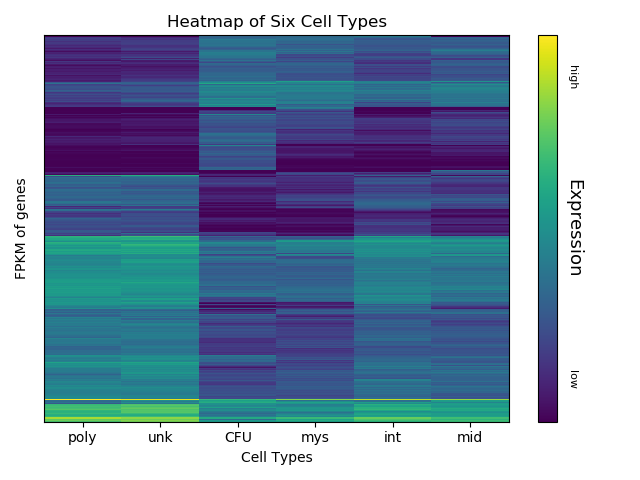

Write the Python code that produced this figure.
#!/usr/bin/env python3

"""
Usage: ./heatmap.py hema_data.txt
    

"""

import sys
import os
import pandas as pd
import numpy as np
import matplotlib.pyplot as plt
from scipy.cluster.hierarchy import dendrogram, linkage, leaves_list
import seaborn as sns



hema_data = open(sys.argv[1])

gene_name = []


df1 = pd.read_csv(hema_data, sep = "\t", names = ["gene_name_", "cfu","poly","unk","int","mys","mid"], index_col = "gene_name_")

# hema_data.seek(0)
# df2 = pd.read_csv(hema_data, sep = "\t")
# print(df2)


genedf = df1.iloc[1:,:]


gene_list = df1.index.tolist()

# print(gene_list)

T_genedf = genedf.transpose()

celltype_list = ["CFU", "poly", "unk", "int", "mys", "mid"]

# print(genedf)
# print(T_genedf)

Z1 = linkage(genedf, 'average')
Z2 = linkage(T_genedf, 'average')
# print(Z)

k1 = leaves_list(Z1)
k2 = leaves_list(Z2)

# print(genedf)

genedf_1 = genedf.iloc[k1,:]
genedf_2 = genedf_1.iloc[:,k2]

x_label = ['']
for i in k2:
    x_label.append(celltype_list[i])


FPKM_matrix = genedf_2.values.astype(float)


fig, ax = plt.subplots()
im = ax.imshow(FPKM_matrix, aspect = "auto")

cbar = fig.colorbar(im, ax = ax)
cbar.ax.set_yticklabels(['low','','','','','','high'],rotation = 270,  size = 8)
cbar.set_label('Expression', rotation=270,size = 13)
cbar.ax.yaxis.set_ticks_position('none')


ax.set_title("Heatmap of Six Cell Types")
ax.set_xlabel("Cell Types")
ax.set_ylabel("FPKM of genes", rotation = 90)
ax.yaxis.set_ticks_position('none')
y_string_labels = ['']*500
ax.set_yticklabels(y_string_labels)
x_string_labels = x_label
ax.set_xticklabels(x_string_labels)
fig.tight_layout()
fig.savefig("heatmap.png")
plt.close()
